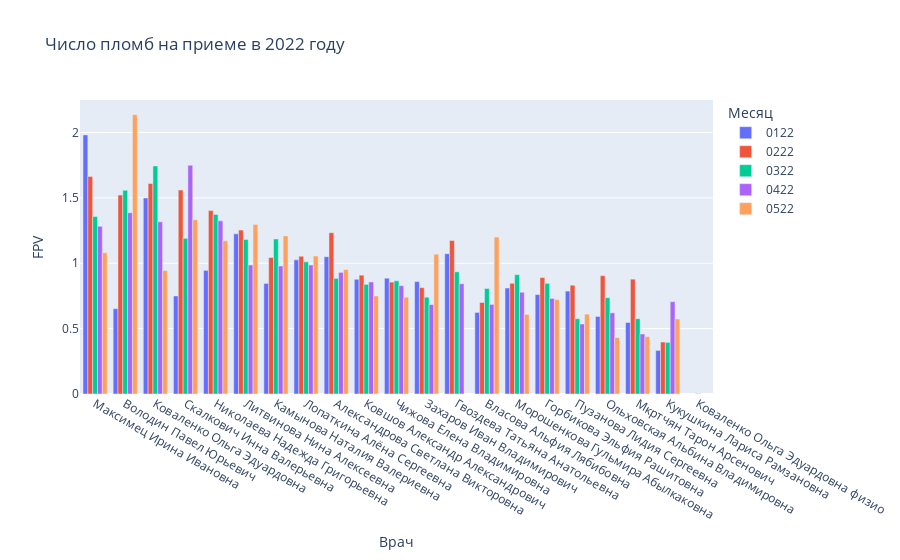

Notebook code cell kept with this figure:
### Code cell
# Средний FPV по месяцам и врачу (цвет)

px.bar(df_result_by_month.query('(FPV > 0) & (Врач != "Коваленко Ольга Эдуардовна физио")'), 
       x='Врач',
       y='FPV',
       color='Месяц',
       barmode='group',
       title=f"Число пломб на приеме в {year} году").update_xaxes(categoryorder='total descending')

### Figure 1 — Plotly figure (JSON) as saved in the notebook; plotly's stock layout.template omitted (floating-point values rounded to 4 significant figures)
{"data": [{"alignmentgroup": "True", "hovertemplate": "Месяц=0122<br>Врач=%{x}<br>FPV=%{y}<extra></extra>", "legendgroup": "0122", "marker": {"color": "#636efa", "pattern": {"shape": ""}}, "name": "0122", "offsetgroup": "0122", "orientation": "v", "showlegend": true, "textposition": "auto", "type": "bar", "x": ["Александрова Светлана Викторовна", "Власова Альфия Лябибовна", "Володин Павел Юрьевич", "Гвоздева Татьяна Анатольевна", "Горбикова Эльфия Рашитовна", "Захаров Иван Владимирович", "Камынова Наталия Валериевна", "Коваленко Ольга Эдуардовна", "Ковшов Александр Александрович", "Кукушкина Лариса Рамзановна", "Литвинова Нина Алексеевна", "Лопаткина Алёна Сергеевна", "Максимец Ирина Ивановна", "Мкртчян Тарон Арсенович", "Морошенкова Гульмира Абылкаковна", "Николаева Надежда Григорьевна", "Ольховская Альбина Владимировна", "Пузанова Лидия Сергеевна", "Скалкович Инна Валерьевна", "Чижова Елена Владимировна"], "xaxis": "x", "y": [1.05, 0.6241, 0.6526, 1.073, 0.7603, 0.8596, 0.8462, 1.5, 0.8776, 0.3333, 1.225, 1.026, 1.982, 0.5469, 0.8108, 0.9457, 0.5932, 0.7875, 0.75, 0.8857], "yaxis": "y"}, {"alignmentgroup": "True", "hovertemplate": "Месяц=0222<br>Врач=%{x}<br>FPV=%{y}<extra></extra>", "legendgroup": "0222", "marker": {"color": "#EF553B", "pattern": {"shape": ""}}, "name": "0222", "offsetgroup": "0222", "orientation": "v", "showlegend": true, "textposition": "auto", "type": "bar", "x": ["Александрова Светлана Викторовна", "Власова Альфия Лябибовна", "Володин Павел Юрьевич", "Гвоздева Татьяна Анатольевна", "Горбикова Эльфия Рашитовна", "Захаров Иван Владимирович", "Камынова Наталия Валериевна", "Коваленко Ольга Эдуардовна", "Ковшов Александр Александрович", "Кукушкина Лариса Рамзановна", "Литвинова Нина Алексеевна", "Лопаткина Алёна Сергеевна", "Максимец Ирина Ивановна", "Мкртчян Тарон Арсенович", "Морошенкова Гульмира Абылкаковна", "Николаева Надежда Григорьевна", "Ольховская Альбина Владимировна", "Пузанова Лидия Сергеевна", "Скалкович Инна Валерьевна", "Чижова Елена Владимировна"], "xaxis": "x", "y": [1.234, 0.7, 1.522, 1.174, 0.8906, 0.8136, 1.044, 1.61, 0.9091, 0.3976, 1.254, 1.054, 1.664, 0.8784, 0.8468, 1.403, 0.9051, 0.832, 1.56, 0.8559], "yaxis": "y"}, {"alignmentgroup": "True", "hovertemplate": "Месяц=0322<br>Врач=%{x}<br>FPV=%{y}<extra></extra>", "legendgroup": "0322", "marker": {"color": "#00cc96", "pattern": {"shape": ""}}, "name": "0322", "offsetgroup": "0322", "orientation": "v", "showlegend": true, "textposition": "auto", "type": "bar", "x": ["Александрова Светлана Викторовна", "Власова Альфия Лябибовна", "Володин Павел Юрьевич", "Гвоздева Татьяна Анатольевна", "Горбикова Эльфия Рашитовна", "Захаров Иван Владимирович", "Камынова Наталия Валериевна", "Коваленко Ольга Эдуардовна", "Коваленко Ольга Эдуардовна физио", "Ковшов Александр Александрович", "Кукушкина Лариса Рамзановна", "Литвинова Нина Алексеевна", "Лопаткина Алёна Сергеевна", "Максимец Ирина Ивановна", "Мкртчян Тарон Арсенович", "Морошенкова Гульмира Абылкаковна", "Николаева Надежда Григорьевна", "Ольховская Альбина Владимировна", "Пузанова Лидия Сергеевна", "Скалкович Инна Валерьевна", "Чижова Елена Владимировна"], "xaxis": "x", "y": [0.8844, 0.8071, 1.558, 0.9346, 0.8467, 0.7405, 1.186, 1.744, 0.002817, 0.8387, 0.3947, 1.181, 1.011, 1.357, 0.5759, 0.913, 1.374, 0.7368, 0.576, 1.19, 0.8662], "yaxis": "y"}, {"alignmentgroup": "True", "hovertemplate": "Месяц=0422<br>Врач=%{x}<br>FPV=%{y}<extra></extra>", "legendgroup": "0422", "marker": {"color": "#ab63fa", "pattern": {"shape": ""}}, "name": "0422", "offsetgroup": "0422", "orientation": "v", "showlegend": true, "textposition": "auto", "type": "bar", "x": ["Александрова Светлана Викторовна", "Власова Альфия Лябибовна", "Володин Павел Юрьевич", "Гвоздева Татьяна Анатольевна", "Горбикова Эльфия Рашитовна", "Захаров Иван Владимирович", "Камынова Наталия Валериевна", "Коваленко Ольга Эдуардовна", "Ковшов Александр Александрович", "Кукушкина Лариса Рамзановна", "Литвинова Нина Алексеевна", "Лопаткина Алёна Сергеевна", "Максимец Ирина Ивановна", "Мкртчян Тарон Арсенович", "Морошенкова Гульмира Абылкаковна", "Николаева Надежда Григорьевна", "Ольховская Альбина Владимировна", "Пузанова Лидия Сергеевна", "Скалкович Инна Валерьевна", "Чижова Елена Владимировна"], "xaxis": "x", "y": [0.9302, 0.6853, 1.387, 0.8434, 0.7308, 0.6839, 0.9792, 1.317, 0.8571, 0.7063, 0.9861, 0.9868, 1.283, 0.4586, 0.7784, 1.324, 0.6207, 0.5354, 1.75, 0.8286], "yaxis": "y"}, {"alignmentgroup": "True", "hovertemplate": "Месяц=0522<br>Врач=%{x}<br>FPV=%{y}<extra></extra>", "legendgroup": "0522", "marker": {"color": "#FFA15A", "pattern": {"shape": ""}}, "name": "0522", "offsetgroup": "0522", "orientation": "v", "showlegend": true, "textposition": "auto", "type": "bar", "x": ["Александрова Светлана Викторовна", "Власова Альфия Лябибовна", "Володин Павел Юрьевич", "Горбикова Эльфия Рашитовна", "Захаров Иван Владимирович", "Камынова Наталия Валериевна", "Коваленко Ольга Эдуардовна", "Ковшов Александр Александрович", "Кукушкина Лариса Рамзановна", "Литвинова Нина Алексеевна", "Лопаткина Алёна Сергеевна", "Максимец Ирина Ивановна", "Мкртчян Тарон Арсенович", "Морошенкова Гульмира Абылкаковна", "Николаева Надежда Григорьевна", "Ольховская Альбина Владимировна", "Пузанова Лидия Сергеевна", "Скалкович Инна Валерьевна", "Чижова Елена Владимировна"], "xaxis": "x", "y": [0.9516, 1.2, 2.136, 0.7222, 1.07, 1.209, 0.9444, 0.75, 0.5738, 1.297, 1.056, 1.08, 0.4386, 0.6087, 1.172, 0.4314, 0.6111, 1.333, 0.7407], "yaxis": "y"}], "layout": {"barmode": "group", "legend": {"title": {"text": "Месяц"}, "tracegroupgap": 0}, "title": {"text": "Число пломб на приеме в 2022 году"}, "xaxis": {"anchor": "y", "categoryorder": "total descending", "domain": [0, 1], "title": {"text": "Врач"}}, "yaxis": {"anchor": "x", "domain": [0, 1], "title": {"text": "FPV"}}}}
